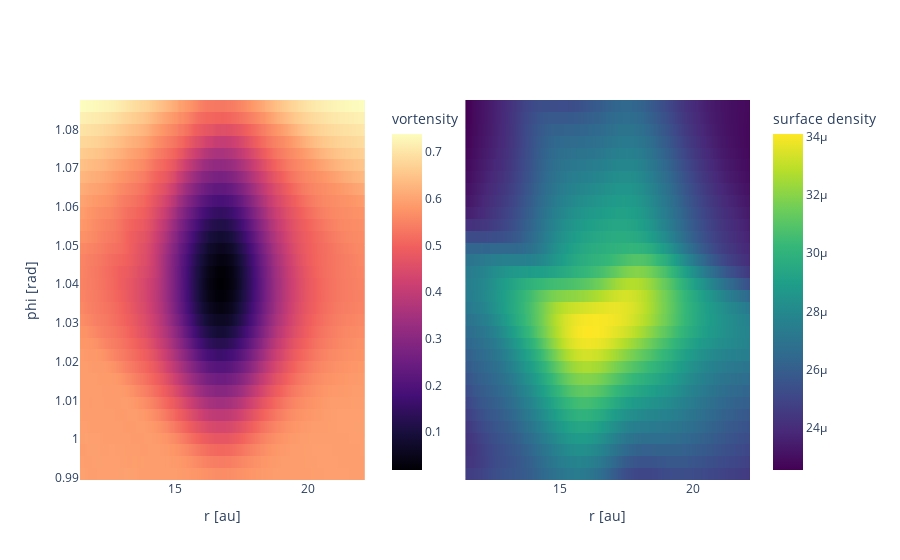

Here is the notebook cell this chart was saved with:
### Code cell
from plotly.subplots import make_subplots
import plotly.graph_objects as go

Rs = X[:,0]
Phis = Y[0]

fig = make_subplots(rows=1, cols=2, horizontal_spacing=0.15)

fig.add_trace(
    go.Heatmap(
        x = Rs,
        y = Phis,
        z = Zv,
        colorscale = "magma",
        colorbar = dict(title="vortensity", x=0.45
                       )
    ),
    row=1, col=1
)

fig.add_trace(go.Heatmap(
        x = Rs,
        y = Phis,
        z = Zd,
        colorscale = "Viridis",
        colorbar = dict(title="surface density")
    ),
    row=1, col=2
)


fig.update_layout(
    xaxis = dict(title="r [au]"),
    yaxis = dict(title="phi [rad]"),
    xaxis2 = dict(title="r [au]"),
    yaxis2 = dict(showticklabels = False),
)

fig.show()

### Figure 1 — Plotly figure (JSON) as saved in the notebook; plotly's stock layout.template omitted (floating-point values rounded to 4 significant figures; data arrays with more than 128 entries replaced by an {"elided": "..."} marker saying what was removed)
{"data": [{"colorbar": {"title": {"text": "vortensity"}, "x": 0.45, "y": 0.5}, "colorscale": [[0, "#000004"], [0.1111, "#180f3d"], [0.2222, "#440f76"], [0.3333, "#721f81"], [0.4444, "#9e2f7f"], [0.5556, "#cd4071"], [0.6667, "#f1605d"], [0.7778, "#fd9668"], [0.8889, "#feca8d"], [1, "#fcfdbf"]], "type": "heatmap", "x": [11.43, 11.47, 11.5, 11.54, 11.57, 11.61, 11.65, 11.68, 11.72, 11.75, 11.79, 11.82, 11.86, 11.9, 11.93, 11.97, 12.01, 12.04, 12.08, 12.12, 12.15, 12.19, 12.23, 12.26, 12.3, 12.34, 12.38, 12.41, 12.45, 12.49, 12.53, 12.57], "xaxis": "x", "y": {"elided": "282 float values"}, "yaxis": "y", "z": {"elided": "32x282 float values"}}, {"colorbar": {"title": {"text": "surface density"}}, "colorscale": [[0, "#440154"], [0.1111, "#482878"], [0.2222, "#3e4989"], [0.3333, "#31688e"], [0.4444, "#26828e"], [0.5556, "#1f9e89"], [0.6667, "#35b779"], [0.7778, "#6ece58"], [0.8889, "#b5de2b"], [1, "#fde725"]], "type": "heatmap", "x": [11.43, 11.47, 11.5, 11.54, 11.57, 11.61, 11.65, 11.68, 11.72, 11.75, 11.79, 11.82, 11.86, 11.9, 11.93, 11.97, 12.01, 12.04, 12.08, 12.12, 12.15, 12.19, 12.23, 12.26, 12.3, 12.34, 12.38, 12.41, 12.45, 12.49, 12.53, 12.57], "xaxis": "x2", "y": {"elided": "282 float values"}, "yaxis": "y2", "z": {"elided": "32x282 float values"}}], "layout": {"autosize": true, "xaxis": {"anchor": "y", "autorange": true, "domain": [0, 0.425], "range": [11.42, 22.15], "title": {"text": "r [au]"}, "type": "linear"}, "xaxis2": {"anchor": "y2", "autorange": true, "domain": [0.575, 1], "range": [11.42, 22.15], "title": {"text": "r [au]"}, "type": "linear"}, "yaxis": {"anchor": "x", "autorange": true, "domain": [0, 1], "range": [0.9894, 1.088], "title": {"text": "phi [rad]"}, "type": "linear"}, "yaxis2": {"anchor": "x2", "autorange": true, "domain": [0, 1], "range": [0.9894, 1.088], "showticklabels": false, "type": "linear"}}}
